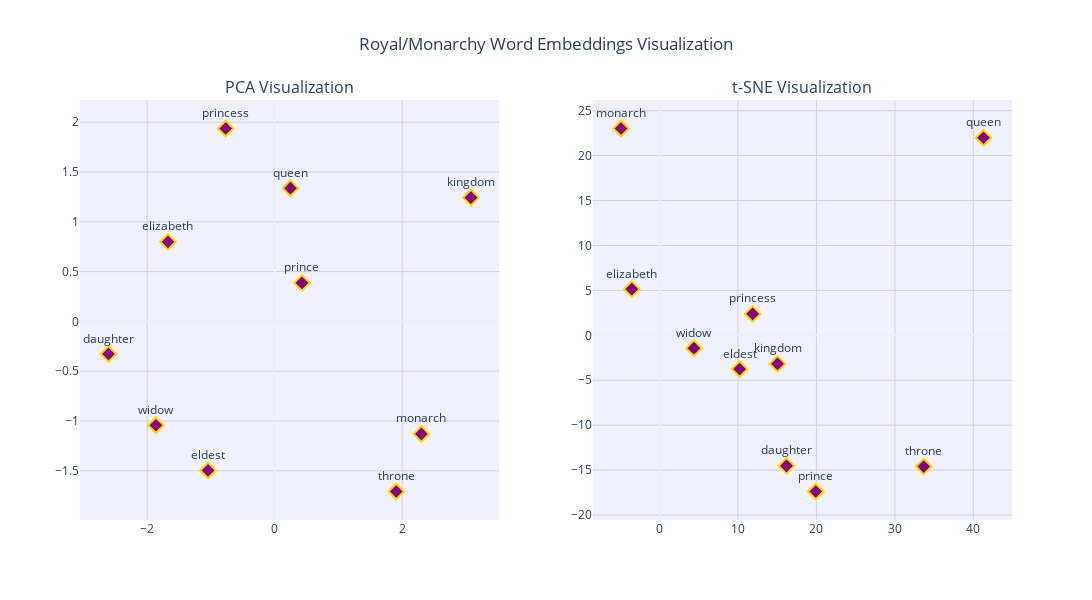

The notebook cell this image was saved under:
### Code cell
words = ['queen','throne','prince','daughter','elizabeth','princess','kingdom','monarch','eldest','widow']
vector = np.array([model[word]for word in words])
fig = make_subplots(rows = 1,cols=2,subplot_titles = ('PCA Visualization','t-SNE Visualization'),horizontal_spacing = 0.1)
pca=PCA(n_components=2)
pca_vector = pca.fit_transform(vector)
tsne = TSNE(n_components=2,perplexity= 5, n_iter = 250 , random_state = 42)
tsne_vector = tsne.fit_transform(vector)
fig.add_trace(go.Scatter(x = pca_vector[:,0],y = pca_vector[:,1],mode = 'markers+text',text = words, textposition = "top center",marker = dict(size = 12,color = 'purple',symbol = 'diamond',line = dict(color='gold',width=2)),name = 'Words'),row=1,col=1)
fig.add_trace(go.Scatter(x = tsne_vector[:,0],y = tsne_vector[:,1],mode = 'markers+text',text = words, textposition = "top center",marker = dict(size = 12,color = 'purple',symbol = 'diamond',line = dict(color='gold',width=2)),name = 'Words'),row=1,col=2)
fig.update_layout(height = 600, width =1200,showlegend  = False , template = 'plotly_white',title_text = "Royal/Monarchy Word Embeddings Visualization",title_x = 0.5,font = dict(size=12),plot_bgcolor = 'rgba(240,240,255,0.95)',)
fig.update_xaxes(showgrid=True,gridwidth = 1,gridcolor = 'lightgrey')
fig.update_yaxes(showgrid=True,gridwidth = 1,gridcolor = 'lightgrey')
fig.show()

### Figure 1 — Plotly figure (JSON) as saved in the notebook; plotly's stock layout.template omitted (floating-point values rounded to 4 significant figures)
{"data": [{"marker": {"color": "purple", "line": {"color": "gold", "width": 2}, "size": 12, "symbol": "diamond"}, "mode": "markers+text", "name": "Words", "text": ["queen", "throne", "prince", "daughter", "elizabeth", "princess", "kingdom", "monarch", "eldest", "widow"], "textposition": "top center", "type": "scatter", "x": [0.2472, 1.907, 0.4271, -2.608, -1.674, -0.7681, 3.078, 2.3, -1.046, -1.863], "xaxis": "x", "y": [1.338, -1.708, 0.3871, -0.3271, 0.7995, 1.937, 1.243, -1.13, -1.496, -1.042], "yaxis": "y"}, {"marker": {"color": "purple", "line": {"color": "gold", "width": 2}, "size": 12, "symbol": "diamond"}, "mode": "markers+text", "name": "Words", "text": ["queen", "throne", "prince", "daughter", "elizabeth", "princess", "kingdom", "monarch", "eldest", "widow"], "textposition": "top center", "type": "scatter", "x": [41.3, 33.68, 19.92, 16.18, -3.534, 11.87, 15.04, -4.902, 10.21, 4.387], "xaxis": "x2", "y": [21.99, -14.61, -17.38, -14.53, 5.138, 2.382, -3.182, 23.02, -3.758, -1.432], "yaxis": "y2"}], "layout": {"annotations": [{"font": {"size": 16}, "showarrow": false, "text": "PCA Visualization", "x": 0.225, "xanchor": "center", "xref": "paper", "y": 1, "yanchor": "bottom", "yref": "paper"}, {"font": {"size": 16}, "showarrow": false, "text": "t-SNE Visualization", "x": 0.775, "xanchor": "center", "xref": "paper", "y": 1, "yanchor": "bottom", "yref": "paper"}], "font": {"size": 12}, "height": 600, "plot_bgcolor": "rgba(240,240,255,0.95)", "showlegend": false, "title": {"text": "Royal/Monarchy Word Embeddings Visualization", "x": 0.5}, "width": 1200, "xaxis": {"anchor": "y", "domain": [0, 0.45], "gridcolor": "lightgrey", "gridwidth": 1, "showgrid": true}, "xaxis2": {"anchor": "y2", "domain": [0.55, 1], "gridcolor": "lightgrey", "gridwidth": 1, "showgrid": true}, "yaxis": {"anchor": "x", "domain": [0, 1], "gridcolor": "lightgrey", "gridwidth": 1, "showgrid": true}, "yaxis2": {"anchor": "x2", "domain": [0, 1], "gridcolor": "lightgrey", "gridwidth": 1, "showgrid": true}}}
